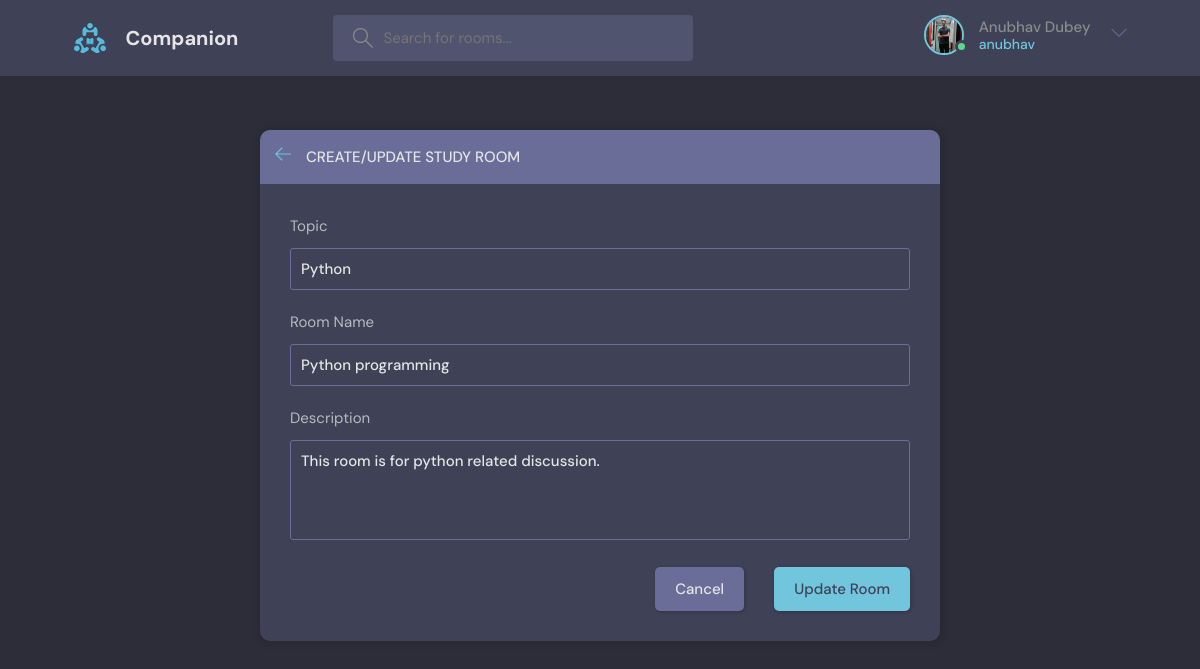
Page /updateroom/3/ (signed in) on the committed database.
### base/models.py (models this page shows, shortened)
class User(AbstractUser):
    name = models.CharField(max_length=200, null=False, blank=False)
    email = models.EmailField(unique=True, null=False, blank=False)
    bio = models.TextField(null=True, blank=True)
    avatar = models.ImageField(null=True, blank=True, default="avatar.svg")
    USERNAME_FIELD = 'email'
    REQUIRED_FIELDS = []
    @property
    def avatar_url(self):
        try:
            url = self.avatar.url
        except:
            url = '/media/avatar.svg'
        return url

class Room(models.Model):
    host = models.ForeignKey(User, on_delete=models.SET_NULL, related_name="rooms", null=True)
    topic = models.ForeignKey(Topic, on_delete=models.SET_NULL, null=True)
    name = models.CharField(max_length = 200)
    description = models.TextField(null = True, blank = True)
    participants = models.ManyToManyField(User, related_name="participants", blank=True)
    created = models.DateTimeField(auto_now_add = True)
    updated = models.DateTimeField(auto_now = True)
    class Meta:
        ordering = ['-updated', '-created']

class Topic(models.Model):
    name = models.CharField(max_length=200)

### base/views.py (the view, shortened to what this page needs)
# urls.py: path('updateroom/<str:pk>/', views.updateroom, name="update-room"),
@login_required(login_url='login')
def updateroom(request, pk):
    room = Room.objects.get(id = pk)
    form = Roomform(instance=room)
    topics = Topic.objects.all()
    if request.user != room.host:
        return HttpResponse("You are not allowed here.")
    action = "Update Room"
    context = {'form' : form, 'topics': topics, 'action': action, 'room': room}
    return render(request, 'base/room_form.html', context)

### base/forms.py
class Roomform(ModelForm):
    class Meta:
        model = Room
        fields = '__all__'
        exclude = ['host', 'participants']

### base/templates/base/room_form.html (shortened to what this page needs)
{% extends 'main.html'%}
{%block content%}
<main class="create-room layout">
  <div class="container">
    <div class="layout__box">
      <div class="layout__boxHeader">
        <div class="layout__boxTitle">
          <a href="{% url 'home' %}">
            <svg version="1.1" xmlns="http://www.w3.org/2000/svg" width="32" height="32" viewBox="0 0 32 32">
              <title>arrow-left</title>
              <path
                d="M13.723 2.286l-13.723 13.714 13.719 13.714 1.616-1.611-10.96-10.96h27.625v-2.286h-27.625l10.965-10.965-1.616-1.607z">
              </path>
            </svg>
          </a>
          <h3>Create/Update Study Room</h3>
        </div>
      </div>
      <div class="layout__body">
        <form class="form" action="" method="post">
          <div class="form__group">
            <label for="room_topic">Topic</label>
            <input required name="topic" value="{{room.topic.name}}" type="text" id="room_topic" list="topic-list">
          </div>
          <div class="form__group">
            <label for="room_name">Room Name</label>
            {{form.name}}
          </div>
          <div class="form__group">
            <label for="room_description">Description</label>
            {{form.description}}
          </div>
          <div class="form__action">
            <a class="btn btn--dark" href="index.html">Cancel</a>
            <button class="btn btn--main" type="submit">{{action}}</button>
          </div>
        </form>
      </div>
    </div>
  </div>
</main>
{%endblock content%}

### templates/navbar.html (shortened to what this page needs)
{%load static%}
<header class="header header--loggedIn">
    <div class="container">
        <a href="{% url 'home' %}" class="header__logo">
            <img src="{% static 'images/logo.svg/' %}" />
            <h1>Companion</h1>
        </a>
        <form class="header__search" method="GET" action="{% url 'home' %}">
            <label>
                <input name="q" placeholder="Search for rooms..." />
            </label>
        </form>
        <nav class="header__menu">
            {% if request.user.is_authenticated %}
            <div class="header__user">
                <a href="{% url 'user-profile' request.user.id %}">
                    <div class="avatar avatar--medium active">
                        <img src="{{request.user.avatar_url}}" />
                    </div>
                    <p>{{request.user.name}} <span>{{request.user.username}}</span></p>
                </a>
                <button class="dropdown-button">
                    <svg version="1.1" xmlns="http://www.w3.org/2000/svg" width="32" height="32" viewBox="0 0 32 32">
                        <title>chevron-down</title>
                        <path d="M16 21l-13-13h-3l16 16 16-16h-3l-13 13z"></path>
                    </svg>
                </button>
            </div>
                {% else %}
                <a href="{%url 'login'%}">
                    <img src="{% static 'images/avatar.svg' %}" />
                    <p>Login</p>
                </a>
                {% endif %}
        </nav>
    </div>
</header>

### rows in the picture
User: user.avatar_url (picture), user.name "Anubhav Dubey", user.username "anubhav"
Room: topic "Python", name "Python programming", description "This room is for python related discussion."

### other values in the picture
{{ action }} "Update Room"
